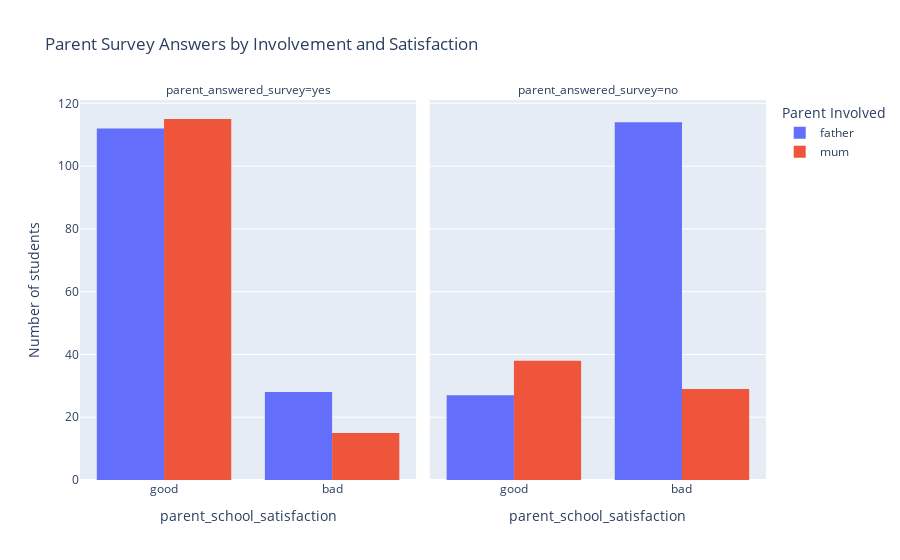

Notebook cell for this chart:
### Markdown cell above
We will use Plotly histogram for its relatively simple code, and histogram is easy to visualise and discover patterns.

### Code cell
plot_b = px.histogram(
    df,
    x="parent_school_satisfaction",  # x-axis variable
    color="parent_involved",  # legend grouping
    barmode="group",          # or "overlay" for overlapping bars
    facet_col="parent_answered_survey",  # split by parent answered survey
    title="Parent Survey Answers by Involvement and Satisfaction",
)

plot_b.update_layout(
    xaxis_title="parent_school_satisfaction",
    yaxis_title="Number of students",
    legend_title="Parent Involved",
    bargap=0.2
)

plot_b.show()

### Figure 1 — Plotly figure (JSON) as saved in the notebook; plotly's stock layout.template omitted (floating-point values rounded to 4 significant figures; data arrays with more than 128 entries replaced by an {"elided": "..."} marker saying what was removed)
{"data": [{"alignmentgroup": "True", "bingroup": "x", "hovertemplate": "parent_involved=father<br>parent_answered_survey=yes<br>parent_school_satisfaction=%{x}<br>count=%{y}<extra></extra>", "legendgroup": "father", "marker": {"color": "#636efa", "pattern": {"shape": ""}}, "name": "father", "offsetgroup": "father", "orientation": "v", "showlegend": true, "type": "histogram", "x": {"elided": "140 str values"}, "xaxis": "x", "yaxis": "y"}, {"alignmentgroup": "True", "bingroup": "x", "hovertemplate": "parent_involved=father<br>parent_answered_survey=no<br>parent_school_satisfaction=%{x}<br>count=%{y}<extra></extra>", "legendgroup": "father", "marker": {"color": "#636efa", "pattern": {"shape": ""}}, "name": "father", "offsetgroup": "father", "orientation": "v", "showlegend": false, "type": "histogram", "x": {"elided": "141 str values"}, "xaxis": "x2", "yaxis": "y2"}, {"alignmentgroup": "True", "bingroup": "x", "hovertemplate": "parent_involved=mum<br>parent_answered_survey=yes<br>parent_school_satisfaction=%{x}<br>count=%{y}<extra></extra>", "legendgroup": "mum", "marker": {"color": "#EF553B", "pattern": {"shape": ""}}, "name": "mum", "offsetgroup": "mum", "orientation": "v", "showlegend": true, "type": "histogram", "x": {"elided": "130 str values"}, "xaxis": "x", "yaxis": "y"}, {"alignmentgroup": "True", "bingroup": "x", "hovertemplate": "parent_involved=mum<br>parent_answered_survey=no<br>parent_school_satisfaction=%{x}<br>count=%{y}<extra></extra>", "legendgroup": "mum", "marker": {"color": "#EF553B", "pattern": {"shape": ""}}, "name": "mum", "offsetgroup": "mum", "orientation": "v", "showlegend": false, "type": "histogram", "x": ["bad", "bad", "good", "good", "bad", "bad", "bad", "bad", "bad", "bad", "bad", "bad", "bad", "good", "good", "bad", "bad", "bad", "bad", "bad", "bad", "bad", "bad", "good", "good", "bad", "bad", "bad", "bad", "good", "good", "good", "good", "good", "good", "good", "good", "good", "good", "bad", "bad", "good", "good", "good", "good", "good", "good", "bad", "bad", "good", "good", "good", "good", "good", "good", "good", "good", "good", "good", "good", "good", "bad", "bad", "good", "good", "good", "good"], "xaxis": "x2", "yaxis": "y2"}], "layout": {"annotations": [{"font": {}, "showarrow": false, "text": "parent_answered_survey=yes", "x": 0.245, "xanchor": "center", "xref": "paper", "y": 1, "yanchor": "bottom", "yref": "paper"}, {"font": {}, "showarrow": false, "text": "parent_answered_survey=no", "x": 0.755, "xanchor": "center", "xref": "paper", "y": 1, "yanchor": "bottom", "yref": "paper"}], "bargap": 0.2, "barmode": "group", "legend": {"title": {"text": "Parent Involved"}, "tracegroupgap": 0}, "title": {"text": "Parent Survey Answers by Involvement and Satisfaction"}, "xaxis": {"anchor": "y", "domain": [0, 0.49], "title": {"text": "parent_school_satisfaction"}}, "xaxis2": {"anchor": "y2", "domain": [0.51, 1], "matches": "x", "title": {"text": "parent_school_satisfaction"}}, "yaxis": {"anchor": "x", "domain": [0, 1], "title": {"text": "Number of students"}}, "yaxis2": {"anchor": "x2", "domain": [0, 1], "matches": "y", "showticklabels": false}}}
